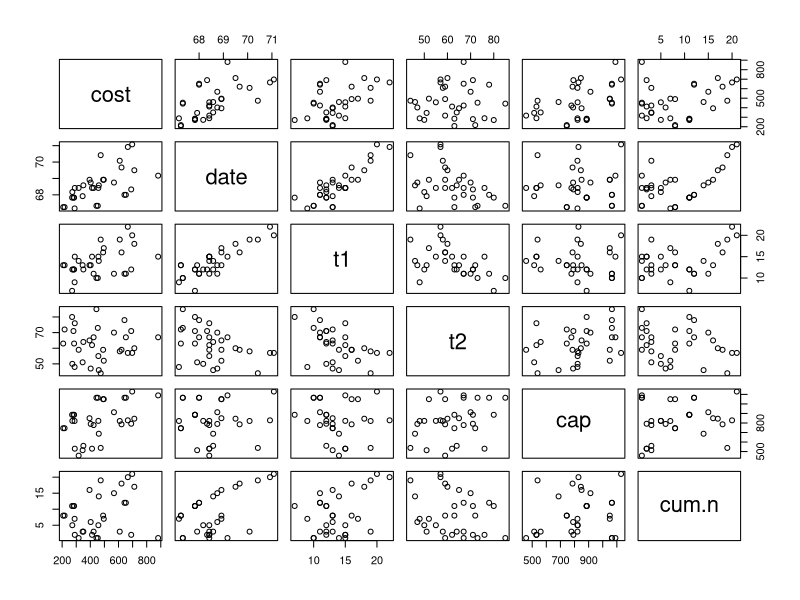

Source code (R):
## ---- chunk 1
nuclear = read.table("nuclear.dat", sep="\t", header=T)
attach(nuclear)
## ---- chunk 2
nuclear$pr = as.factor(nuclear$pr)
nuclear$ne = as.factor(nuclear$ne)
nuclear$ct = as.factor(nuclear$ct)
nuclear$bw = as.factor(nuclear$bw)
nuclear$pt = as.factor(nuclear$pt)
## ---- chunk 3
plot(nuclear[,sapply(nuclear, is.numeric)])
## ---- chunk 4
all.fit = lm(log(cost)~., data = nuclear)
summary(all.fit)
## ---- chunk 5
all_no_t1.fit = lm(log(cost)~.-t1, data= nuclear)
summary(all_no_t1.fit)
## ---- chunk 6
nuclear_backwards_sub <- data.frame(nuclear) 
for (i in 1:ncol(nuclear)) {
    fit <- lm(log(cost)~., data=nuclear_backwards_sub)
    # -1 since we don't want to remove intercept
    p_vals <- summary(fit)$coefficients[-1,4]
    max_idx <- as.integer(which.max(p_vals)) 
  
    if(p_vals[max_idx] < 0.05) {
      break
    } 
    else {
      # Add one since we don't want to remove targert variable (cost).
      nuclear_backwards_sub <- nuclear_backwards_sub[,-(max_idx+1)] 
    }
}

summary(fit)
## ---- chunk 7
MSE = mean((fit$residuals))
